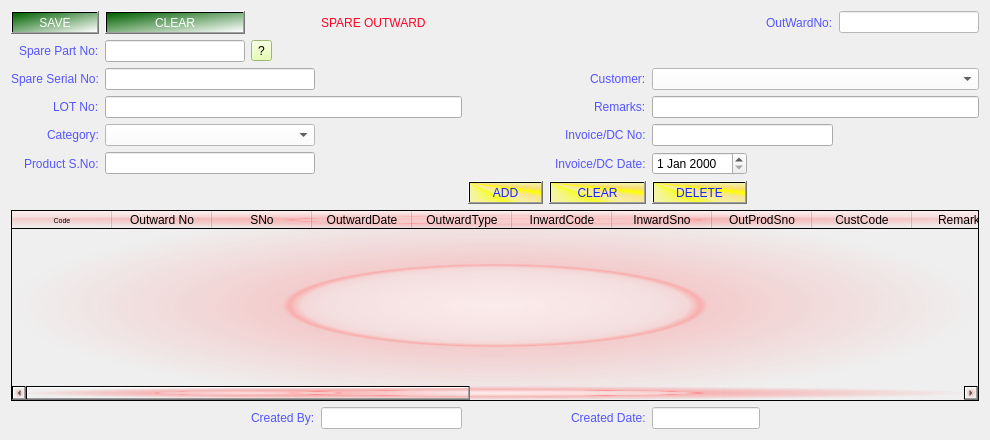
<?xml version="1.0" encoding="UTF-8"?>
<ui version="4.0">
 <class>Form</class>
 <widget class="QWidget" name="Form">
  <property name="geometry">
   <rect>
    <x>0</x>
    <y>0</y>
    <width>990</width>
    <height>440</height>
   </rect>
  </property>
  <property name="windowTitle">
   <string>Form</string>
  </property>
  <layout class="QGridLayout" name="gridLayout">
   <item row="0" column="10">
    <widget class="QLabel" name="label_21">
     <property name="styleSheet">
      <string notr="true">font: 75 10pt &quot;Verdana&quot;;
color: rgb(85, 85, 255);</string>
     </property>
     <property name="text">
      <string>OutWardNo:</string>
     </property>
    </widget>
   </item>
   <item row="8" column="6" colspan="2">
    <widget class="QPushButton" name="Clear_btn">
     <property name="styleSheet">
      <string notr="true">background-color: qconicalgradient(cx:0, cy:0, angle:135, stop:0 rgba(255, 255, 0, 69), stop:0.375 rgba(255, 255, 0, 69), stop:0.423533 rgba(251, 255, 0, 145), stop:0.45 rgba(247, 255, 0, 208), stop:0.477581 rgba(255, 244, 71, 130), stop:0.518717 rgba(255, 218, 71, 130), stop:0.55 rgba(255, 255, 0, 255), stop:0.57754 rgba(255, 203, 0, 130), stop:0.625 rgba(255, 255, 0, 69), stop:1 rgba(255, 255, 0, 69));
font: 75 10pt &quot;Verdana&quot;;
color: rgb(25, 36, 255);</string>
     </property>
     <property name="text">
      <string>CLEAR</string>
     </property>
    </widget>
   </item>
   <item row="3" column="7" alignment="Qt::AlignRight">
    <widget class="QLabel" name="label_16">
     <property name="styleSheet">
      <string notr="true">font: 75 10pt &quot;Verdana&quot;;
color: rgb(85, 85, 255);</string>
     </property>
     <property name="text">
      <string>Remarks:</string>
     </property>
    </widget>
   </item>
   <item row="6" column="7" alignment="Qt::AlignRight">
    <widget class="QLabel" name="label_18">
     <property name="styleSheet">
      <string notr="true">font: 75 10pt &quot;Verdana&quot;;
color: rgb(85, 85, 255);</string>
     </property>
     <property name="text">
      <string>Invoice/DC Date:</string>
     </property>
    </widget>
   </item>
   <item row="4" column="8" colspan="3">
    <widget class="QLineEdit" name="INVNo"/>
   </item>
   <item row="10" column="8" colspan="2">
    <widget class="QLineEdit" name="Cr_dt">
     <property name="styleSheet">
      <string notr="true">background-color: rgb(255, 255, 255);</string>
     </property>
    </widget>
   </item>
   <item row="0" column="0">
    <widget class="QPushButton" name="saveBtn">
     <property name="styleSheet">
      <string notr="true">background-color: qlineargradient(spread:pad, x1:0, y1:0, x2:1, y2:1, stop:0 rgba(0, 97, 0, 255), stop:1 rgba(255, 255, 255, 255));
font: 75 10pt &quot;Verdana&quot;;
color: rgb(255, 255, 255);</string>
     </property>
     <property name="text">
      <string>SAVE</string>
     </property>
    </widget>
   </item>
   <item row="8" column="4" colspan="2">
    <widget class="QPushButton" name="Add_btn">
     <property name="styleSheet">
      <string notr="true">background-color: qconicalgradient(cx:0, cy:0, angle:135, stop:0 rgba(255, 255, 0, 69), stop:0.375 rgba(255, 255, 0, 69), stop:0.423533 rgba(251, 255, 0, 145), stop:0.45 rgba(247, 255, 0, 208), stop:0.477581 rgba(255, 244, 71, 130), stop:0.518717 rgba(255, 218, 71, 130), stop:0.55 rgba(255, 255, 0, 255), stop:0.57754 rgba(255, 203, 0, 130), stop:0.625 rgba(255, 255, 0, 69), stop:1 rgba(255, 255, 0, 69));
font: 75 10pt &quot;Verdana&quot;;
color: rgb(25, 36, 255);</string>
     </property>
     <property name="text">
      <string>ADD</string>
     </property>
    </widget>
   </item>
   <item row="6" column="8">
    <widget class="QDateEdit" name="dateEdit_2"/>
   </item>
   <item row="0" column="1">
    <widget class="QPushButton" name="clearbtn">
     <property name="styleSheet">
      <string notr="true">background-color: qlineargradient(spread:pad, x1:0, y1:0, x2:1, y2:1, stop:0 rgba(0, 97, 0, 255), stop:1 rgba(255, 255, 255, 255));
font: 75 10pt &quot;Verdana&quot;;
color: rgb(255, 255, 255);</string>
     </property>
     <property name="text">
      <string>CLEAR</string>
     </property>
    </widget>
   </item>
   <item row="2" column="8" colspan="4">
    <widget class="QComboBox" name="Customer">
     <property name="styleSheet">
      <string notr="true">background-color: rgb(255, 255, 255);</string>
     </property>
    </widget>
   </item>
   <item row="3" column="8" colspan="4">
    <widget class="QLineEdit" name="Remarks"/>
   </item>
   <item row="0" column="3" colspan="2">
    <widget class="QLabel" name="label">
     <property name="styleSheet">
      <string notr="true">
color: rgb(255, 5, 38);
font: 14pt &quot;Verdana&quot;;
</string>
     </property>
     <property name="text">
      <string>SPARE OUTWARD</string>
     </property>
    </widget>
   </item>
   <item row="10" column="3">
    <widget class="QLineEdit" name="Cr_by">
     <property name="styleSheet">
      <string notr="true">background-color: rgb(255, 255, 255);</string>
     </property>
    </widget>
   </item>
   <item row="1" column="1">
    <widget class="QLineEdit" name="SPartNo"/>
   </item>
   <item row="8" column="8">
    <widget class="QPushButton" name="Delete_btn">
     <property name="styleSheet">
      <string notr="true">background-color: qconicalgradient(cx:0, cy:0, angle:135, stop:0 rgba(255, 255, 0, 69), stop:0.375 rgba(255, 255, 0, 69), stop:0.423533 rgba(251, 255, 0, 145), stop:0.45 rgba(247, 255, 0, 208), stop:0.477581 rgba(255, 244, 71, 130), stop:0.518717 rgba(255, 218, 71, 130), stop:0.55 rgba(255, 255, 0, 255), stop:0.57754 rgba(255, 203, 0, 130), stop:0.625 rgba(255, 255, 0, 69), stop:1 rgba(255, 255, 0, 69));
font: 75 10pt &quot;Verdana&quot;;
color: rgb(25, 36, 255);</string>
     </property>
     <property name="text">
      <string>DELETE</string>
     </property>
    </widget>
   </item>
   <item row="1" column="0" alignment="Qt::AlignRight">
    <widget class="QLabel" name="label_10">
     <property name="styleSheet">
      <string notr="true">font: 75 10pt &quot;Verdana&quot;;
color: rgb(85, 85, 255);</string>
     </property>
     <property name="text">
      <string>Spare Part No:</string>
     </property>
    </widget>
   </item>
   <item row="2" column="7" alignment="Qt::AlignRight">
    <widget class="QLabel" name="label_15">
     <property name="styleSheet">
      <string notr="true">font: 75 10pt &quot;Verdana&quot;;
color: rgb(85, 85, 255);</string>
     </property>
     <property name="text">
      <string>Customer:</string>
     </property>
    </widget>
   </item>
   <item row="4" column="7" alignment="Qt::AlignRight">
    <widget class="QLabel" name="label_17">
     <property name="styleSheet">
      <string notr="true">font: 75 10pt &quot;Verdana&quot;;
color: rgb(85, 85, 255);</string>
     </property>
     <property name="text">
      <string>Invoice/DC No:</string>
     </property>
    </widget>
   </item>
   <item row="2" column="0" alignment="Qt::AlignRight">
    <widget class="QLabel" name="label_11">
     <property name="styleSheet">
      <string notr="true">font: 75 10pt &quot;Verdana&quot;;
color: rgb(85, 85, 255);</string>
     </property>
     <property name="text">
      <string>Spare Serial No:</string>
     </property>
    </widget>
   </item>
   <item row="10" column="2">
    <widget class="QLabel" name="label_22">
     <property name="styleSheet">
      <string notr="true">font: 75 10pt &quot;Verdana&quot;;
color: rgb(85, 85, 255);</string>
     </property>
     <property name="text">
      <string>Created By:</string>
     </property>
    </widget>
   </item>
   <item row="10" column="5" colspan="3" alignment="Qt::AlignRight">
    <widget class="QLabel" name="label_23">
     <property name="styleSheet">
      <string notr="true">font: 75 10pt &quot;Verdana&quot;;
color: rgb(85, 85, 255);</string>
     </property>
     <property name="text">
      <string>Created Date:</string>
     </property>
    </widget>
   </item>
   <item row="0" column="11">
    <widget class="QLineEdit" name="OutNo">
     <property name="enabled">
      <bool>true</bool>
     </property>
     <property name="styleSheet">
      <string notr="true">background-color: rgb(255, 255, 255);</string>
     </property>
     <property name="cursorMoveStyle">
      <enum>Qt::LogicalMoveStyle</enum>
     </property>
    </widget>
   </item>
   <item row="9" column="0" colspan="12">
    <widget class="QTableWidget" name="tableWidget_2">
     <property name="styleSheet">
      <string notr="true">background-color: qradialgradient(spread:pad, cx:0.5, cy:0.5, radius:0.5, fx:0.5, fy:0.5, stop:0 rgba(255, 235, 235, 206), stop:0.35 rgba(255, 188, 188, 80), stop:0.4 rgba(255, 162, 162, 80), stop:0.425 rgba(255, 132, 132, 156), stop:0.44 rgba(252, 128, 128, 80), stop:1 rgba(255, 255, 255, 0));</string>
     </property>
     <column>
      <property name="text">
       <string>Code</string>
      </property>
      <property name="font">
       <font>
        <pointsize>5</pointsize>
       </font>
      </property>
      <property name="foreground">
       <brush brushstyle="NoBrush">
        <color alpha="255">
         <red>255</red>
         <green>170</green>
         <blue>255</blue>
        </color>
       </brush>
      </property>
     </column>
     <column>
      <property name="text">
       <string>Outward No</string>
      </property>
     </column>
     <column>
      <property name="text">
       <string>SNo</string>
      </property>
     </column>
     <column>
      <property name="text">
       <string>OutwardDate</string>
      </property>
     </column>
     <column>
      <property name="text">
       <string>OutwardType</string>
      </property>
     </column>
     <column>
      <property name="text">
       <string>InwardCode</string>
      </property>
     </column>
     <column>
      <property name="text">
       <string>InwardSno</string>
      </property>
     </column>
     <column>
      <property name="text">
       <string>OutProdSno</string>
      </property>
     </column>
     <column>
      <property name="text">
       <string>CustCode</string>
      </property>
     </column>
     <column>
      <property name="text">
       <string>Remarks</string>
      </property>
     </column>
     <column>
      <property name="text">
       <string>InvoiceDcNo</string>
      </property>
     </column>
     <column>
      <property name="text">
       <string>InvDcDate</string>
      </property>
     </column>
     <column>
      <property name="text">
       <string>CreatedBy</string>
      </property>
     </column>
     <column>
      <property name="text">
       <string>CreatedDt</string>
      </property>
     </column>
     <column>
      <property name="text">
       <string>ModifiedBy</string>
      </property>
     </column>
     <column>
      <property name="text">
       <string>ModifiedDt</string>
      </property>
     </column>
     <column>
      <property name="text">
       <string>SetQty</string>
      </property>
     </column>
     <column>
      <property name="text">
       <string>MismatchFlag</string>
      </property>
     </column>
     <column>
      <property name="text">
       <string>RecievedDt</string>
      </property>
     </column>
    </widget>
   </item>
   <item row="2" column="1" colspan="2">
    <widget class="QLineEdit" name="SSno"/>
   </item>
   <item row="3" column="1" colspan="3">
    <widget class="QLineEdit" name="LotNo"/>
   </item>
   <item row="3" column="0" alignment="Qt::AlignRight">
    <widget class="QLabel" name="label_12">
     <property name="styleSheet">
      <string notr="true">font: 75 10pt &quot;Verdana&quot;;
color: rgb(85, 85, 255);</string>
     </property>
     <property name="text">
      <string>LOT No:</string>
     </property>
    </widget>
   </item>
   <item row="1" column="2" colspan="2">
    <widget class="QToolButton" name="toolButton">
     <property name="styleSheet">
      <string notr="true">background-color: rgb(224, 255, 157);</string>
     </property>
     <property name="text">
      <string>?</string>
     </property>
    </widget>
   </item>
   <item row="4" column="1" colspan="2">
    <widget class="QComboBox" name="Category">
     <property name="styleSheet">
      <string notr="true">background-color: rgb(255, 255, 255);</string>
     </property>
    </widget>
   </item>
   <item row="4" column="0" alignment="Qt::AlignRight">
    <widget class="QLabel" name="label_13">
     <property name="styleSheet">
      <string notr="true">font: 75 10pt &quot;Verdana&quot;;
color: rgb(85, 85, 255);</string>
     </property>
     <property name="text">
      <string>Category:</string>
     </property>
    </widget>
   </item>
   <item row="6" column="0" alignment="Qt::AlignRight">
    <widget class="QLabel" name="label_14">
     <property name="styleSheet">
      <string notr="true">font: 75 10pt &quot;Verdana&quot;;
color: rgb(85, 85, 255);</string>
     </property>
     <property name="text">
      <string>Product S.No:</string>
     </property>
    </widget>
   </item>
   <item row="6" column="1" colspan="2">
    <widget class="QLineEdit" name="PSno"/>
   </item>
  </layout>
 </widget>
 <resources/>
 <connections/>
</ui>
